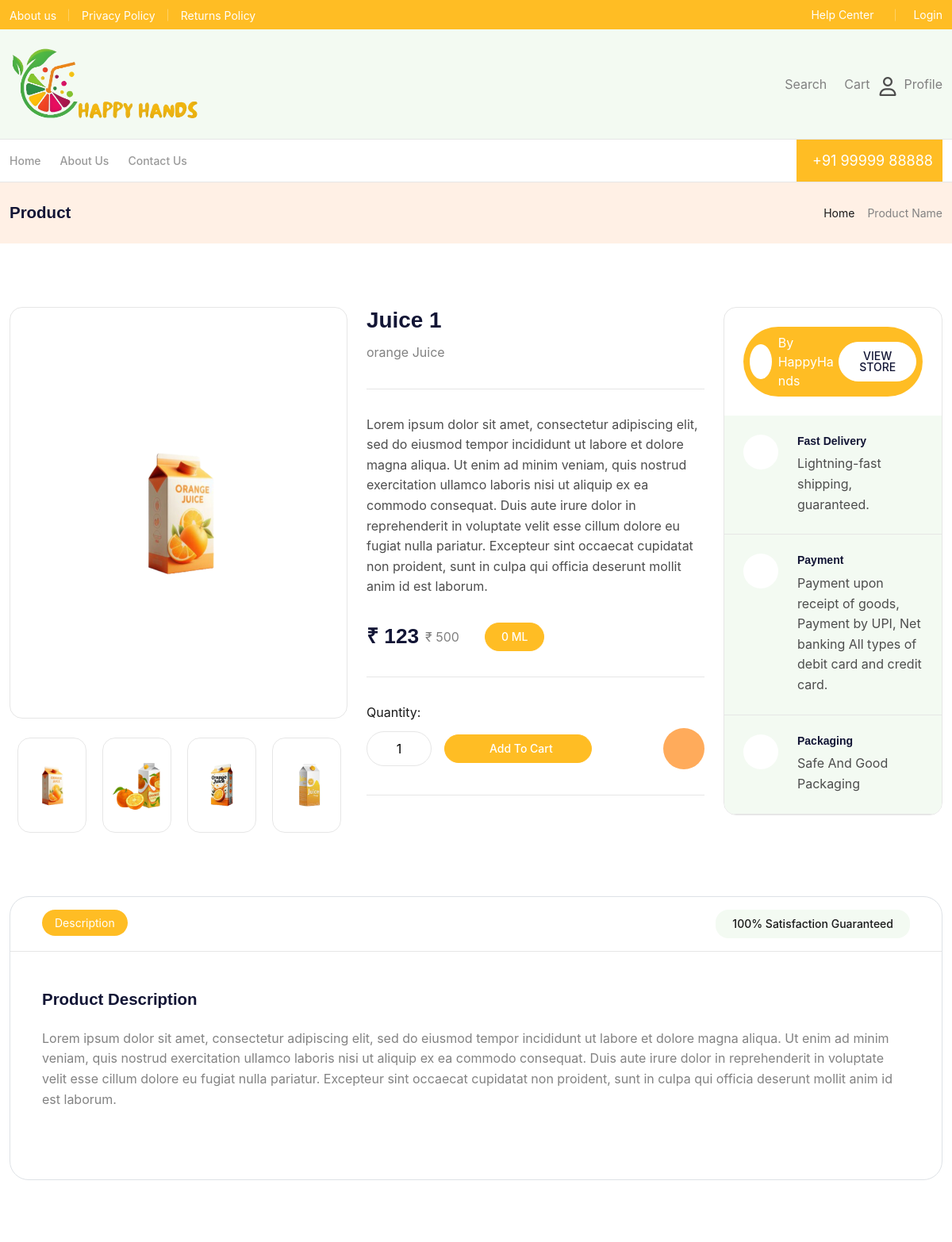
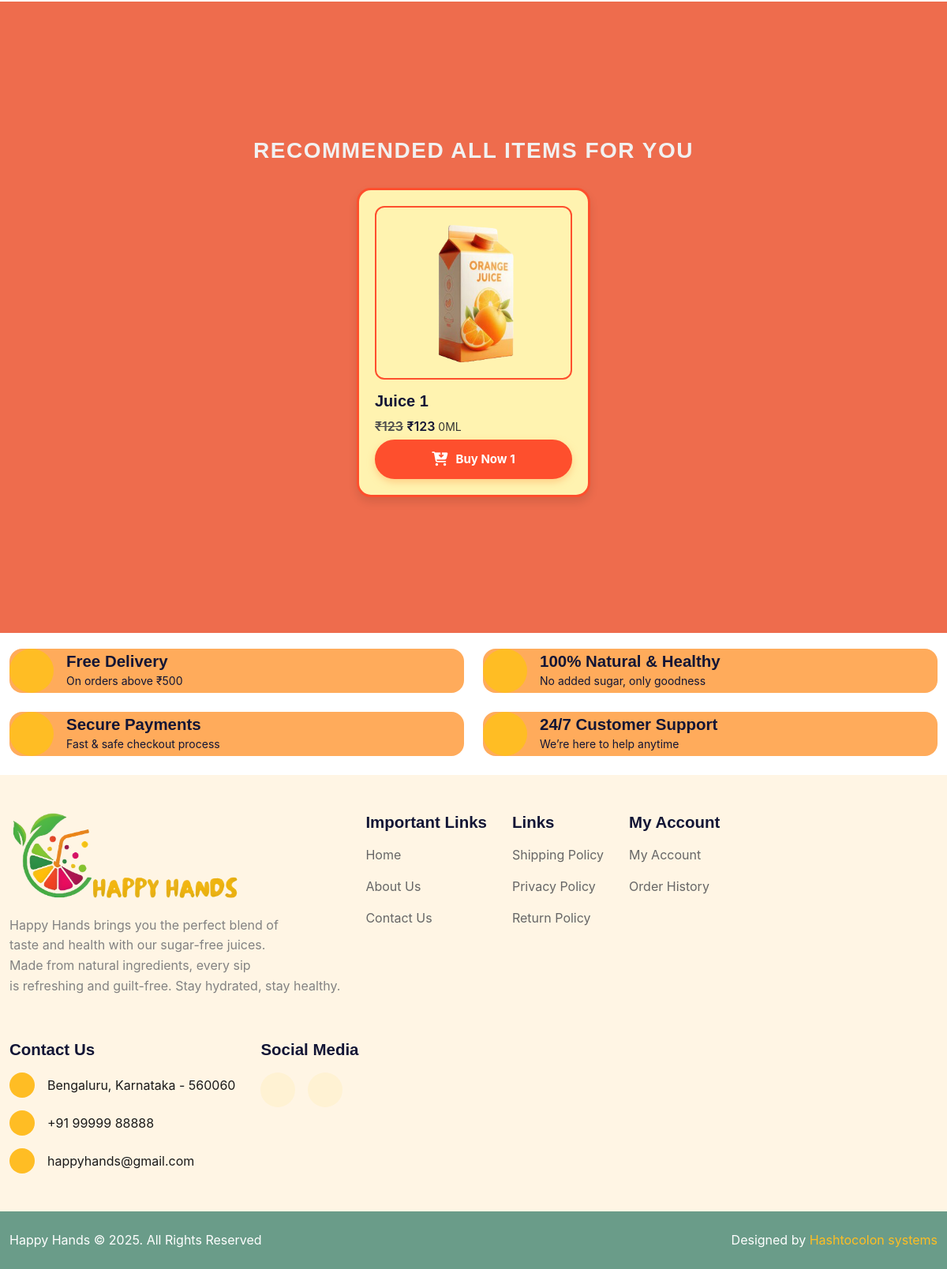
The page /product-details/juce-1/1 on the database its author committed (2 pictures, top to bottom).
### base/models.py (models this page shows, shortened)
class product(models.Model):
   product_name = models.CharField(max_length=255)
   quantity = models.IntegerField(default=0,blank=True,)
   product_description =models.TextField(blank=True,default="")
   specifications =models.TextField(blank=True,default="")
   price=models.IntegerField(default=0,blank=True)
   strikeout_price=models.IntegerField(default=0,blank=True)
   image_1=models.ImageField(upload_to='products/' ,blank=True,)
   image_2=models.ImageField(upload_to='products/' ,blank=True,)
   image_3=models.ImageField(upload_to='products/' ,blank=True,)
   image_4=models.ImageField(upload_to='products/' ,blank=True,)
   image_5=models.ImageField(upload_to='products/' ,blank=True,)
   image_6=models.ImageField(upload_to='products/' ,blank=True,)
   image_7=models.ImageField(upload_to='products/' ,blank=True,)
   key_words=models.CharField(max_length=255,blank=True,default="")
   juice_type =models.CharField(max_length=255,blank=True,default="")
   category =models.CharField(max_length=255,blank=True,default="")
   slug= models.SlugField(blank=True,default="")

### base/views.py (the view)
# urls.py: path('product-details/<slug:slug>/<int:pk>', views.product_details, name='product_details'),
def product_details(request,slug,pk):
    post=product.objects.get(id=pk)
    re_post=product.objects.filter(juice_type=post.juice_type)
    content={
       "post":post,
       "re_post":re_post,
    }
    return render(request, "product-details.html",content)

### templates/product-details.html (shortened to what this page needs)
  {% extends "base.html" %}
  {% load static %}
  {% block content %}
<div class="breadcrumb mb-0 py-26 bg-main-two-50">
    <div class="container container-lg">
        <div class="breadcrumb-wrapper flex-between flex-wrap gap-16">
            <h6 class="mb-0">Product</h6>
            <ul class="flex-align gap-8 flex-wrap">
                <li class="text-sm">
                    <a href="index.html" class="text-gray-900 flex-align gap-8 hover-text-main-600">
                        Home
                    </a>
                </li>
                <li class="text-sm text-main-600">Product Name</li>
            </ul>
        </div>
    </div>
</div>
 <section class="product-details py-80">
    <div class="container container-lg">
        <div class="row gy-4">
            <div class="col-lg-9">
                <div class="row gy-4">
                    <div class="col-xl-6">
                        <div class="product-details__left">
                            <div class="product-details__thumb-slider border border-gray-100 rounded-16">
                                <div class="">
                                    <div class="product-details__thumb flex-center h-100">
                                        <img src="{{ post.image_1.url }}" alt="">
                                    </div>
                                </div>
                            </div>
                            <div class="mt-24">
                                <div class="product-details__images-slider">
                                    <div>
                                        <div class="max-w-120 max-h-120 h-100 flex-center border border-gray-100 rounded-16 p-8">
                                            <img src="{{ post.image_1.url }}" alt="">
                                        </div>
                                    </div>
                                    {% if   post.image_2 %}
                                    <div>
                                      <div class="max-w-120 max-h-120 h-100 flex-center border border-gray-100 rounded-16 p-8">
                                        <img src="{{ post.image_2.url }}" alt="">
                                      </div>
                                    </div>
                                    {% endif %}
                                    {% if   post.image_3 %}
                                    <div>
                                      <div class="max-w-120 max-h-120 h-100 flex-center border border-gray-100 rounded-16 p-8">
                                            <img src="{{ post.image_3.url }}" alt="">
                                        </div>
                                    </div>
                                     {% endif %}
                                    {% if   post.image_4 %}
                                    <div>
                                        <div class="max-w-120 max-h-120 h-100 flex-center border border-gray-100 rounded-16 p-8">
                                            <img src="{{ post.image_4.url }}" alt="">
                                        </div>
                                    </div>
                                     {% endif %}
                                </div>
                            </div>
                        </div>
                    </div>
                    <div class="col-xl-6">
                        <div class="product-details__content">
                            <h5 class="mb-12">{{post.product_name}}</h5>
                            <p>{{post.juice_type}}</p>
                            <span class="mt-32 pt-32 text-gray-700 border-top border-gray-100 d-block"></span>
                            <p class="text-gray-700">{{post.product_description}}</p>
                            <div class="mt-32 flex-align flex-wrap gap-32">
                                <div class="flex-align gap-8">
                                    <h4 class="mb-0">₹ {{post.price}}</h4>
                                    <span class="text-md text-gray-500">₹ {{post.strikeout_price}}</span>
                                </div>
                                <a href="#" class="btn btn-main rounded-pill">{{post.quantity}} ML</a>
                            </div>
                            <span class="mt-32 pt-32 text-gray-700 border-top border-gray-100 d-block"></span>
                            <span class="text-gray-900 d-block mb-8">Quantity:</span>
                            <div class="flex-between gap-16 flex-wrap">
                              <form method="post" action="{% url 'base:add_to_cart' post.id  %}">
                                <div class="flex-align flex-wrap gap-16">
                                    <div class="border border-gray-100 rounded-pill py-9 px-16 flex-align">
                                        <button type="button" class="quantity__minus p-4 text-gray-700 hover-text-main-600 flex-center"></button>
                                        <input type="number" readonly class="quantity__input border-0 text-center w-32" value="1" name="unit_qty">
                                        <button type="button" class="quantity__plus p-4 text-gray-700 hover-text-main-600 flex-center"></button>
                                    </div>
                                    <button class="btn btn-main rounded-pill flex-align d-inline-flex gap-8 px-48">  Add To Cart</button>
                                    </form>
                                </div>
                                <div class="flex-align gap-12">
                                    <a href="#" class="w-52 h-52 bg-main-50 text-main-600 text-xl hover-bg-main-600 hover-text-white flex-center rounded-circle">
                                    </a>
                                </div>
                            </div>
                            <span class="mt-32 pt-32 text-gray-700 border-top border-gray-100 d-block"></span>
                        </div>
                    </div>
                </div>
            </div>
            <div class="col-lg-3">
                <div class="product-details__sidebar border border-gray-100 rounded-16 overflow-hidden">
                    <div class="p-24">
                        <div class="flex-between bg-main-600 rounded-pill p-8">
                            <div class="flex-align gap-8">
                                <span class="w-44 h-44 bg-white rounded-circle flex-center text-2xl"></span>
                                <span class="text-white">By HappyHands</span>
                            </div>
                            <a href="" class="btn btn-white rounded-pill text-uppercase">View Store</a>
                        </div>
                    </div>
                    <div class="p-24 bg-color-one d-flex align-items-start gap-24 border-bottom border-gray-100">
                        <span class="w-44 h-44 bg-white text-main-600 rounded-circle flex-center text-2xl flex-shrink-0">
                        </span>
                        <div class="">
                            <h6 class="text-sm mb-8">Fast Delivery</h6>
                            <p class="text-gray-700">Lightning-fast shipping, guaranteed.</p>
                        </div>
                    </div>
                    <div class="p-24 bg-color-one d-flex align-items-start gap-24 border-bottom border-gray-100">
                        <span class="w-44 h-44 bg-white text-main-600 rounded-circle flex-center text-2xl flex-shrink-0">
                        </span>
                        <div class="">
                            <h6 class="text-sm mb-8">Payment</h6>
                            <p class="text-gray-700">Payment upon receipt of goods, Payment by UPI, Net banking All types of debit card and credit card.</p>
                        </div>
                    </div>
                    <div class="p-24 bg-color-one d-flex align-items-start gap-24 border-bottom border-gray-100">
                        <span class="w-44 h-44 bg-white text-main-600 rounded-circle flex-center text-2xl flex-shrink-0">
                        </span>
                        <div class="">
                            <h6 class="text-sm mb-8">Packaging</h6>
                            <p class="text-gray-700">Safe And Good Packaging</p>
                        </div>
                    </div>
                </div>
            </div>
        </div>
        <div class="pt-80">
            <div class="product-dContent border rounded-24">
                <div class="product-dContent__header border-bottom border-gray-100 flex-between flex-wrap gap-16">
                    <ul class="nav common-tab nav-pills mb-3" id="pills-tab" role="tablist">
                        <li class="nav-item" role="presentation">
                          <button class="nav-link active" id="pills-description-tab" data-bs-toggle="pill" data-bs-target="#pills-description" type="button" role="tab" aria-controls="pills-description" aria-selected="true">Description</button>
                        </li>
                    </ul>
                    <a href="#" class="btn text-gray-900 bg-color-one rounded-16 flex-align gap-8 text-main-600 hover-bg-main-600 hover-text-white">
                        100% Satisfaction Guaranteed
                    </a>
                </div>
                <div class="product-dContent__box">
                    <div class="tab-content" id="pills-tabContent">
                        <div class="" id="pills-description" >
                            <div class="mb-40">
                                <h6 class="mb-24">Product Description</h6>
                            <p>{{post.specifications|safe}} </p>
                            </div>
                        </div>
                    </div>
                </div>
            </div>
        </div>
</section>
<div class="product-container" id="product">
    <div class="product-wrapper">
        <h2 class="product-title text-gray-50 ">Recommended All Items for you</h2>
        <div class="product-grid row justify-content-center">
            {% for posts in re_post  %}
            <div class="product-card col-12 col-md-3">
                <img src="{{ posts.image_1.url }}" alt="Product">
                <h3 class="product-name">{{posts.product_name}}</h3>
                <div class="product-card__price mt-0 pb-5">
                                <span class="text-gray-700 text-md fw-semibold text-decoration-line-through"> ₹{{posts.price}} </span>
                                <span class="text-heading text-md fw-semibold "> ₹{{posts.price}} <span class="text-gray-800 fw-normal text-sm">{{posts.quantity}}ML</span> </span>
                            </div>
                <a href="{% url 'base:product_details' posts.slug posts.id  %}" class="buy-now"><i class="fas fa-cart-arrow-down"></i> Buy Now {{posts.id}}</a>
            </div>
            {% endfor %}
        </div>
    </div>
</div>
   {% endblock content %}

### rows shown on the page
product: image_1 (picture), image_2 (picture), image_3 (picture), image_4 (picture), product_name "Juice 1", juice_type "orange Juice", product_description "Lorem ipsum dolor sit amet, consectetur adipiscing elit, sed do eiusmod tempor incididunt ut labore et dolore magna aliqua. Ut enim ad minim veniam, quis nostrud exercitation ullamco laboris nisi ut aliquip ex ea commodo consequat. Duis aute irure dolor in reprehenderit in voluptate velit esse cillum dolore eu fugiat nulla pariatur. Excepteur sint occaecat cupidatat non proident, sunt in culpa qui officia deserunt mollit anim id est laborum.", price "123", strikeout_price "500", quantity "0", specifications "Lorem ipsum dolor sit amet, consectetur adipiscing elit, sed do eiusmod tempor incididunt ut labore et dolore magna aliqua. Ut enim ad minim veniam, quis nostrud exercitation ullamco laboris nisi ut aliquip ex ea commodo consequat. Duis aute irure dolor in reprehenderit in voluptate velit esse cillum dolore eu fugiat nulla pariatur. Excepteur sint occaecat cupidatat non proident, sunt in culpa qui officia deserunt mollit anim id est laborum.", id "1"
